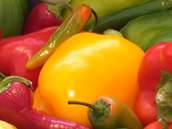
%> input picture S8 - M/TAV/tp2/Donnees/piments.png, 172 x 129 px
$ octave exercice_3.m   (GNU Octave 9; MATLAB toolbox functions it lacks are replaced by stand-ins)
%> lines starting %> are read from the running program, lines starting %| are printed output that depends on the picture
clear;
close all;

% Chargement des données
image = imread('Donnees/piments.png');
%> image is the input picture: size 129x172x3 uint8; mean R, G, B 179.1, 106.8, 29.2
[height, width, channels] = size(image);
%> height = 129; width = 172; channels = 3

% Extraction des caractérisques de l'image
features = zeros(height, width, channels + 2);
for i=1:channels % Couleurs RGB
    features(:,:, i) = image(:,:,i);
end

for i=1:height % Position du pixel
    for j=1:width
        features(i,j,4:5) = [i,j];
    end
end

features = reshape(features, height * width, channels + 2);
features = features ./ max(features);

% Evaluation numérique du nombre du cluster
range = 2:10;
eval_result = evalclusters(features, 'kmeans', 'CalinskiHarabasz', 'KList', range);

% Algorithme de K-means et reconstruction de l'image segmentée
k = eval_result.OptimalK;
%> k = 5
[idx, ~] = kmeans(features, 9);
segmented_image = reshape(idx, [height, width]);
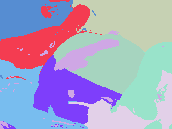
%> segmented_image: size 129x172 double; 9 distinct labels, from 1 to 9; one colour per label, 0 black

% Affichage
figure;

subplot(1, 2, 1);
imshow(image);
title('Image originale');

subplot(1, 2, 2);
imagesc(segmented_image);
title('Image segmentée');

colormap(gca, 'jet');
colorbar;

% Force l'image segmentée à être correctement affiché
axis equal;
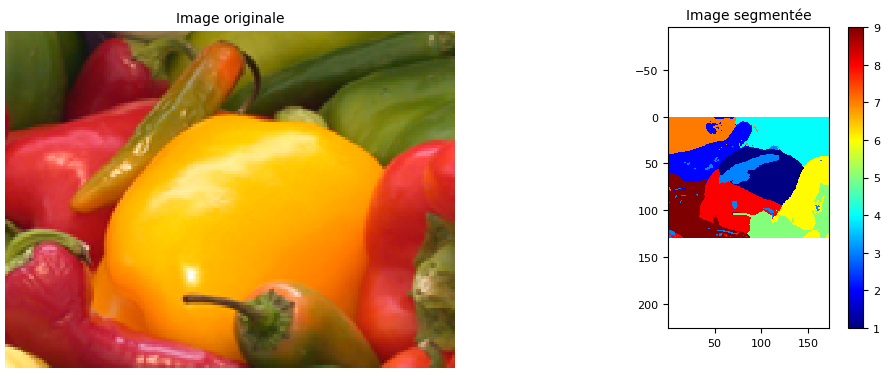
%> figure redrawn from the program's plot data, 2 panels
